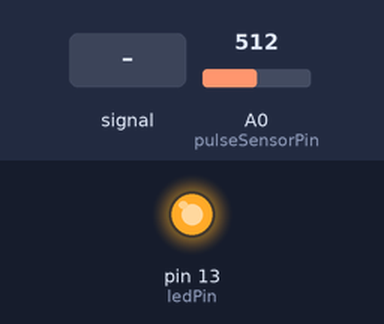
This sketch was run on a simulated Arduino Uno, built with avr-gcc and run on an emulated ATmega328P. Parts: output pins drawn as LEDs (lit = HIGH). Dashed ring = blinking. The inputs (shaded band) are chosen by the test bench; at power-on: A0 (pulseSensorPin) = 512.

Above: at 1.2 s.
1.3 s: A0 (pulseSensorPin) fed a 200 Hz sine of ±460 counts around its level
At 4.2 s:
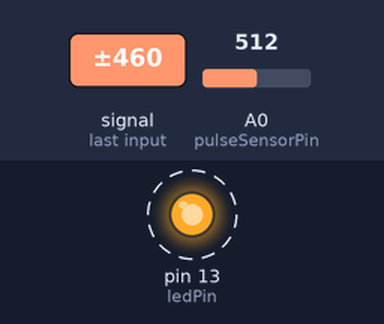
4.3 s: A0 (pulseSensorPin) set to 716
At 4.9 s:
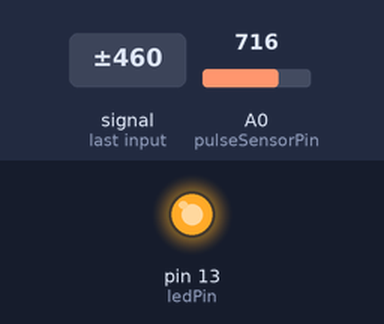
5.8 s: A0 (pulseSensorPin) set to 136
7.3 s: A0 (pulseSensorPin) set to 117
At 7.8 s:
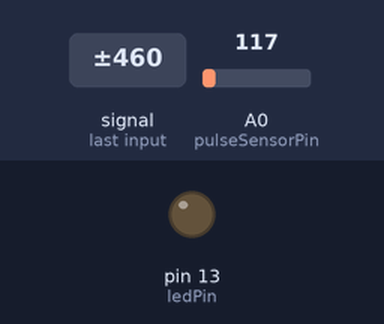
8.8 s: A0 (pulseSensorPin) set to 306
At 9.1 s:
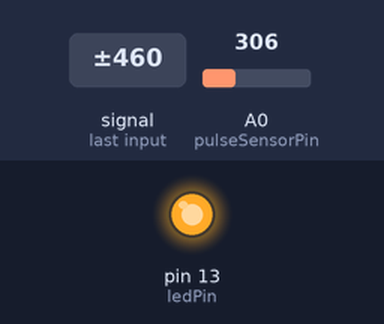
Timing chart, 0 to 11.3 s (numbered marks = the images above; inputs shaded):
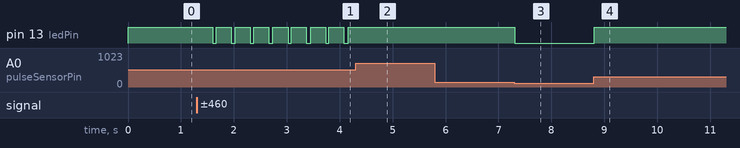

Measured:
- the behaviour switches between 128 and 127 on A0 (pulseSensorPin) (found by bisection; images 2 and 3)
- after the input at 1.3 s, pin 13 (ledPin): alternates HIGH for 0.28 s and LOW for 0.07 s, starting after 0.30 s
- after the input at 4.3 s, pin 13 (ledPin): stops changing and stays HIGH
- after the input at 5.8 s, every drawn part: stays the same
- after the input at 7.3 s, pin 13 (ledPin): HIGH → LOW at once
- after the input at 8.8 s, pin 13 (ledPin): LOW → HIGH at once

The sketch:

biofeedback_cube_arduino.ino
```cpp
#include <Wire.h>

const int ledPin = 13; // onboard LED
const short DELAY = 20;
int pulseSensorPin = 0;
int pulseVal = 0;
byte i2cAddress = 0x09;

void setup() {
  Wire.begin(i2cAddress);
//  Wire.onReceive(receiveEvent);
  Wire.onRequest(requestEvent);
  pinMode(ledPin, OUTPUT);
}

void loop() {
  pulseVal = analogRead(pulseSensorPin);
  analogWrite(ledPin, pulseVal);
  delay(DELAY);
  Serial.println(pulseVal);

}

//void receiveEvent(int howMany) {
//    char b1 = Wire.read(); // receive byte as a character
//    char b2 = Wire.read(); // receive byte as a character
//}

void requestEvent(int howMany) {
  Wire.write((byte *) &pulseVal, sizeof(int));
}
```
